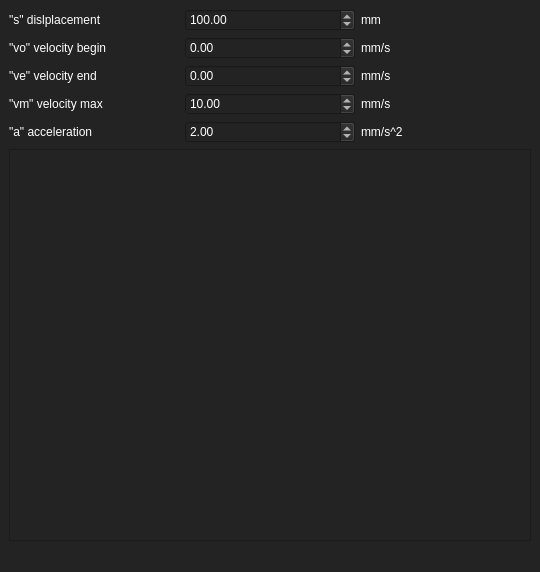
<?xml version="1.0" encoding="UTF-8"?>
<ui version="4.0">
 <class>MainWindow</class>
 <widget class="QMainWindow" name="MainWindow">
  <property name="geometry">
   <rect>
    <x>0</x>
    <y>0</y>
    <width>540</width>
    <height>572</height>
   </rect>
  </property>
  <property name="windowTitle">
   <string>linear motion profile</string>
  </property>
  <property name="styleSheet">
   <string notr="true">background-color: rgb(35, 35, 35);
color: rgb(255, 255, 255);</string>
  </property>
  <widget class="QWidget" name="centralwidget">
   <layout class="QGridLayout" name="gridLayout_4">
    <item row="0" column="0">
     <layout class="QGridLayout" name="gridLayout_2">
      <item row="4" column="1">
       <widget class="QDoubleSpinBox" name="doubleSpinBox_vm">
        <property name="minimum">
         <double>-10000000000000.000000000000000</double>
        </property>
        <property name="maximum">
         <double>10000000000.000000000000000</double>
        </property>
        <property name="value">
         <double>10.000000000000000</double>
        </property>
       </widget>
      </item>
      <item row="4" column="0">
       <widget class="QLabel" name="label_9">
        <property name="text">
         <string>&quot;vm&quot; velocity max</string>
        </property>
       </widget>
      </item>
      <item row="5" column="2">
       <widget class="QLabel" name="label_7">
        <property name="text">
         <string>mm/s^2</string>
        </property>
       </widget>
      </item>
      <item row="0" column="0">
       <widget class="QLabel" name="label">
        <property name="text">
         <string>&quot;s&quot; dislplacement</string>
        </property>
       </widget>
      </item>
      <item row="5" column="1">
       <widget class="QDoubleSpinBox" name="doubleSpinBox_a">
        <property name="maximum">
         <double>10000000000.000000000000000</double>
        </property>
        <property name="value">
         <double>2.000000000000000</double>
        </property>
       </widget>
      </item>
      <item row="2" column="0">
       <widget class="QLabel" name="label_5">
        <property name="text">
         <string>&quot;vo&quot; velocity begin</string>
        </property>
       </widget>
      </item>
      <item row="0" column="2">
       <widget class="QLabel" name="label_2">
        <property name="text">
         <string>mm</string>
        </property>
       </widget>
      </item>
      <item row="5" column="0">
       <widget class="QLabel" name="label_8">
        <property name="text">
         <string>&quot;a&quot; acceleration</string>
        </property>
       </widget>
      </item>
      <item row="2" column="1">
       <widget class="QDoubleSpinBox" name="doubleSpinBox_vo">
        <property name="minimum">
         <double>-100000000000.000000000000000</double>
        </property>
        <property name="maximum">
         <double>10000000000.000000000000000</double>
        </property>
       </widget>
      </item>
      <item row="0" column="1">
       <widget class="QDoubleSpinBox" name="doubleSpinBox_s">
        <property name="minimum">
         <double>-10000000000.000000000000000</double>
        </property>
        <property name="maximum">
         <double>10000000000.000000000000000</double>
        </property>
        <property name="value">
         <double>100.000000000000000</double>
        </property>
       </widget>
      </item>
      <item row="4" column="2">
       <widget class="QLabel" name="label_10">
        <property name="text">
         <string>mm/s</string>
        </property>
       </widget>
      </item>
      <item row="2" column="2">
       <widget class="QLabel" name="label_6">
        <property name="text">
         <string>mm/s</string>
        </property>
       </widget>
      </item>
      <item row="3" column="0">
       <widget class="QLabel" name="label_4">
        <property name="text">
         <string>&quot;ve&quot; velocity end</string>
        </property>
       </widget>
      </item>
      <item row="3" column="1">
       <widget class="QDoubleSpinBox" name="doubleSpinBox_ve">
        <property name="minimum">
         <double>-100000000000.000000000000000</double>
        </property>
        <property name="maximum">
         <double>10000000000.000000000000000</double>
        </property>
       </widget>
      </item>
      <item row="3" column="2">
       <widget class="QLabel" name="label_3">
        <property name="text">
         <string>mm/s</string>
        </property>
       </widget>
      </item>
     </layout>
    </item>
    <item row="1" column="0">
     <widget class="QFrame" name="frame">
      <property name="sizePolicy">
       <sizepolicy hsizetype="Preferred" vsizetype="Expanding">
        <horstretch>0</horstretch>
        <verstretch>0</verstretch>
       </sizepolicy>
      </property>
      <property name="frameShape">
       <enum>QFrame::StyledPanel</enum>
      </property>
      <property name="frameShadow">
       <enum>QFrame::Raised</enum>
      </property>
      <layout class="QGridLayout" name="gridLayout_3">
       <item row="0" column="0">
        <layout class="QGridLayout" name="gridLayout"/>
       </item>
      </layout>
     </widget>
    </item>
   </layout>
  </widget>
  <widget class="QMenuBar" name="menubar">
   <property name="geometry">
    <rect>
     <x>0</x>
     <y>0</y>
     <width>540</width>
     <height>23</height>
    </rect>
   </property>
  </widget>
  <widget class="QStatusBar" name="statusbar"/>
 </widget>
 <resources/>
 <connections/>
</ui>
